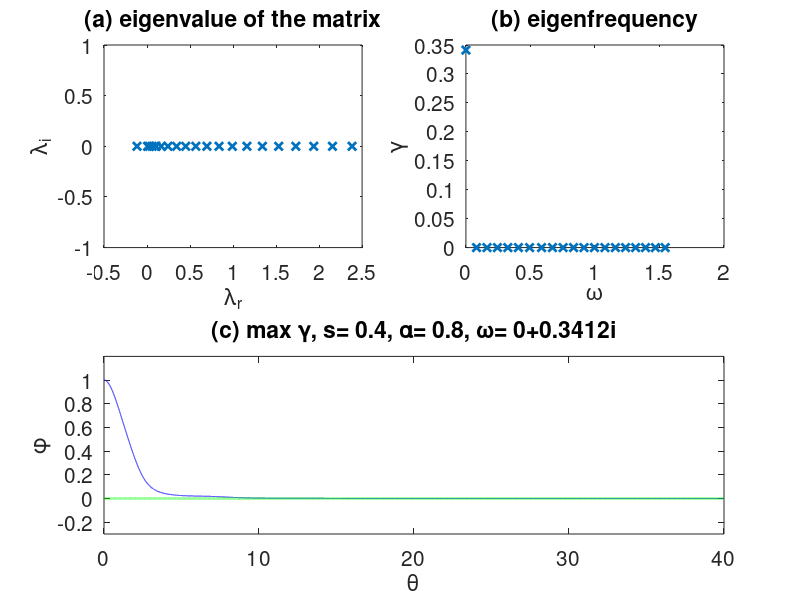

The MATLAB source for this figure:
% Hua-sheng XIE, IFTS-ZJU, huashengxie@gmail.com, 2011-10-30 18:25
% Ballooning mode, eigenvalue solver using matrix method
% Correction: 2012-02-18 13:17
% Update: 2012-12-26 09:56
% eig: very slow, and not accurate enough when N<256*8*n, n>2
% e.g., s=0.4, a=0.4, N=256*8, gamma=0.0793, run time > 1 min
% while shooting and initial give gamma ~ 0.091
% Rewrite from eig() to eigs() using sparse matrix
% N=1024*32*8, gamma=0.0911
close all;clear;clc;

s=0.4;a=0.8; % s, alpha
Nx=1024*32; xmin=0; xmax=40;
% M=zeros(Nx);
dx=(xmax-xmin)/Nx;
dx2=dx*dx;
x=(xmin+dx):dx:xmax;

p=2.0.*(s.*x-a.*sin(x)).*(s-a.*cos(x));
q=a.*(cos(x)+(s.*x-a.*sin(x)).*sin(x));
r=-(1.0+(s.*x-a.*sin(x)).^2);

% M(1,1)=1.0/(dx2)-p(1)/(2.0*dx*r(1))+q(1)/r(1);
% for j=2:Nx
%     M(j,j)=2.0/(dx2)+q(j)/r(j);
%     M(j-1,j)=-1.0/(dx2)+p(j-1)/(2.0*dx*r(j-1));
%     M(j,j-1)=-1.0/(dx2)-p(j)/(2.0*dx*r(j));
% end

I=zeros(3*Nx-2,1); J=I; S=I;
I(1)=1; J(1)=1; S(1)=1.0/(dx2)-p(1)/(2.0*dx*r(1))+q(1)/r(1);
for j=2:Nx
   I(j)=j; J(j)=j;S(j)=2.0/(dx2)+q(j)/r(j);
   I(Nx+j-1)=j;J(Nx+j-1)=j-1;S(Nx+j-1)=-1.0/(dx2)-p(j)/(2.0*dx*r(j));
   I(2*Nx+j-2)=j-1;J(2*Nx+j-2)=j;S(2*Nx+j-2)=-1.0/(dx2)+p(j-1)/(2.0*dx*r(j-1));
end

MS=sparse(I,J,S,Nx,Nx);
%%
set(gcf,'DefaultAxesFontSize',15);
sm=-5; % set closest parameter, default eigs 'sm' is 0, not enough
[V,D]=eigs(MS,2,sm);
w2=eigs(MS,20,sm); % (omega/omega_A)^2
w=sqrt(w2);
% hold on;
subplot(221);plot(real(w2),imag(w2),'x','LineWidth',2);xlabel('\lambda_r');
ylabel('\lambda_i');title('(a) eigenvalue of the matrix');

subplot(222);plot(real(w),imag(w),'x','LineWidth',2);xlabel('\omega');
ylabel('\gamma');title('(b) eigenfrequency');

% gammamax=max(imag(w));
% ind=find(imag(w)==gammamax);
eps=1e-3;
ind1=find(abs(imag(w2))<eps);
w2min=min(real(w2(ind1)));
ind=find(real(w2)==w2min);
omega=w(ind(1));
% Veff=a.*(cos(x)+(s.*x-a.*sin(x)).*sin(x))+omega.^2.*(1+(s.*x-a.*sin(x)).^2);

phi=V(1:Nx,ind(1))./V(1,ind(1));
subplot(212);
% plot(x,real(phi),'g',x,imag(phi),'g--',x,real(Veff),'r',x,imag(Veff),'r--
% ');
plot(x,real(phi),'b',x,imag(phi),'g--','LineWidth',2);
xlim([xmin,xmax]);ylim([-0.3,1.2]);
xlabel('\theta');ylabel('\phi');
title(['(c) max \gamma, ',...
    's= ',num2str(s),', \alpha= ',num2str(a),', \omega= ',num2str(omega)]);

print(gcf,'-dpng',['s=',num2str(s),',alpha=',num2str(a),',omega=',...
    num2str(omega),',xmax=',num2str(xmax),',nx=',num2str(Nx),'.png']);
% close all;

